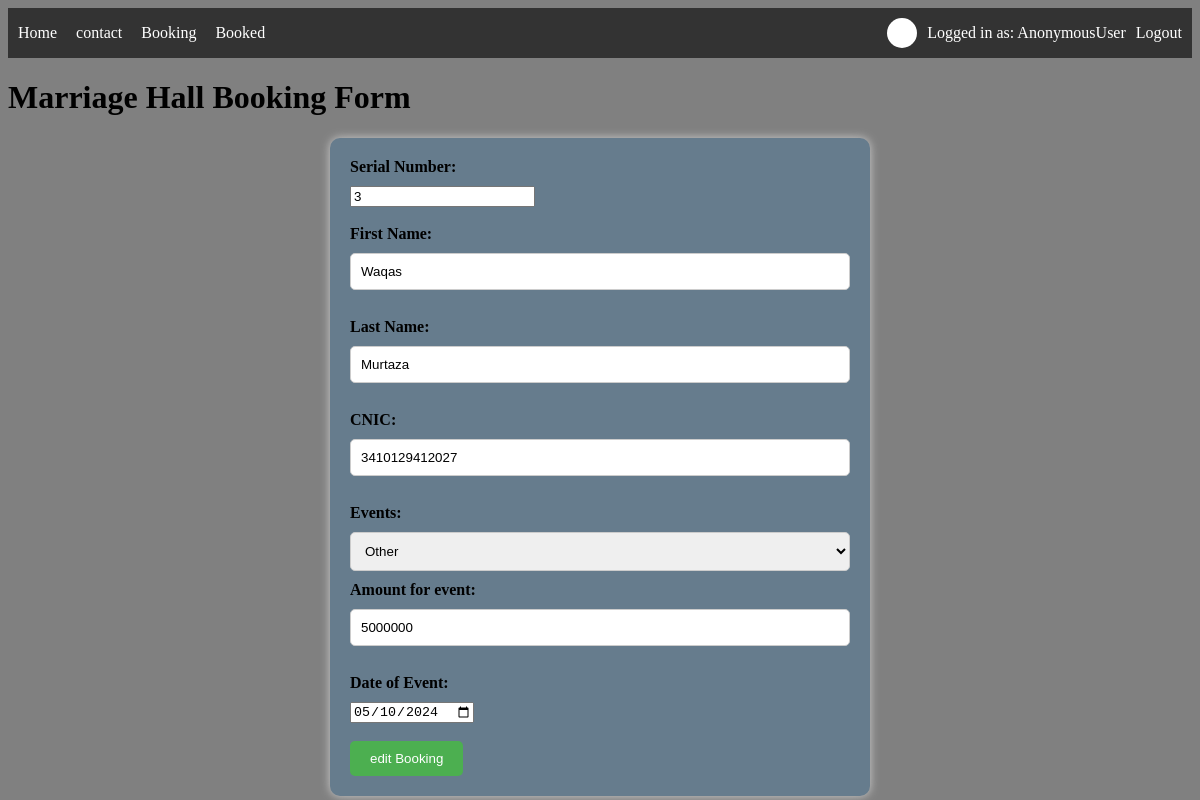
The page /edit/3 on the database its author committed.
### marriageapp/models.py (models this page shows, shortened)
class Bookingss(models.Model):
    serial_number = models.IntegerField(null = True)
    fname = models.CharField(max_length=50)
    lname = models.CharField(max_length=50)
    cnic = models.CharField(max_length=50)
    events = models.CharField(max_length=50)
    amount = models.CharField(max_length= 50)
    date = models.DateField()

### marriageapp/views.py (the view)
# urls.py: path('edit/<int:serial_number>' , views.edit , name='edit'),
def edit(request , serial_number):
    edits = Bookingss.objects.get(serial_number = serial_number)
    return render(request, "edit.html" , {'edits': edits})

### templates/edit.html (shortened to what this page needs)
{% extends "base.html" %}
{%load static%}
{% block additional_styles %} <link rel="stylesheet" href="{% static "edit.css" %}"> {% endblock additional_styles %}
{% block body %}
<h1>Marriage Hall Booking Form</h1>
    <form action="editrecord/{{edits.serial_number}}" method="post" >
        <label for="serial_number">Serial Number:</label>
        <input type="Number" id="serial_number" name="serial_number" value="{{edits.serial_number}}" readonly><br><br>
        <label for="fname">First Name:</label>
        <input type="text" id="fname" name="fname" value="{{edits.fname}}" required><br><br>
        <label for="lname">Last Name:</label>
        <input type="text" id="lname" name="lname" value="{{edits.lname}}" required><br><br>
        <label for="CNIC">CNIC:</label>
        <input type="text" id="cnic" name="cnic" value="{{edits.cnic}}" required><br><br>
        <label for="events">Events:</label>
        <select name="events" id="dropdownMenu">
            <option value="other" {% if edits.events == 'other' %}selected{% endif %}>Other</option>
        </select>
        <label for="amount">Amount for event:</label>
        <input type="text" id="amount" name="amount" value="{{edits.amount}}" required><br><br>
        <label for="date">Date of Event:</label>
        <input type="date" id="date" name="date" value="{{ edits.date|date:'Y-m-d' }}" required><br><br>
        <input type="submit" value="edit Booking">
    </form>
    {% endblock body %}

### static/edit.css (style rules this page uses)
form { width: 500px; margin: 0 auto; padding: 20px; background-color: #667c8d; border-radius: 10px; box-shadow: 0 0 10px #ccc; }
body { background-color: grey; }
label { display: block; margin-bottom: 10px; font-weight: bold; }
input[type="text"], select { width: 100%; padding: 10px; border: 1px solid #ccc; border-radius: 5px; box-sizing: border-box; margin-bottom: 10px; }
input[type="submit"] { background-color: #4caf50; color: white; padding: 10px 20px; border: none; border-radius: 5px; cursor: pointer; }

### rows shown on the page
Bookingss: serial_number "3", fname "Waqas", lname "Murtaza", cnic "3410129412027", events "Other", amount "5000000", date "05/10/2024"

### other values the page prints
{{ request.user }} "AnonymousUser"
